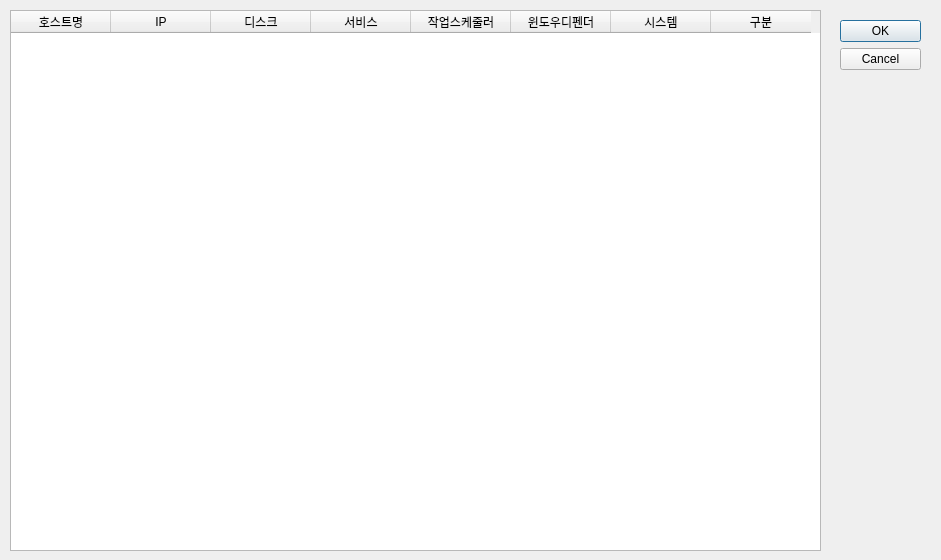
<?xml version="1.0" encoding="UTF-8"?>
<ui version="4.0">
 <class>Dialog</class>
 <widget class="QDialog" name="Dialog">
  <property name="geometry">
   <rect>
    <x>0</x>
    <y>0</y>
    <width>941</width>
    <height>560</height>
   </rect>
  </property>
  <property name="windowTitle">
   <string>Dialog</string>
  </property>
  <widget class="QDialogButtonBox" name="buttonBox">
   <property name="geometry">
    <rect>
     <x>840</x>
     <y>20</y>
     <width>81</width>
     <height>241</height>
    </rect>
   </property>
   <property name="orientation">
    <enum>Qt::Vertical</enum>
   </property>
   <property name="standardButtons">
    <set>QDialogButtonBox::Cancel|QDialogButtonBox::Ok</set>
   </property>
  </widget>
  <widget class="QTableWidget" name="tableWidget">
   <property name="geometry">
    <rect>
     <x>10</x>
     <y>10</y>
     <width>811</width>
     <height>541</height>
    </rect>
   </property>
   <property name="autoScroll">
    <bool>false</bool>
   </property>
   <column>
    <property name="text">
     <string>호스트명</string>
    </property>
   </column>
   <column>
    <property name="text">
     <string>IP</string>
    </property>
   </column>
   <column>
    <property name="text">
     <string>디스크</string>
    </property>
   </column>
   <column>
    <property name="text">
     <string>서비스</string>
    </property>
   </column>
   <column>
    <property name="text">
     <string>작업스케줄러</string>
    </property>
   </column>
   <column>
    <property name="text">
     <string>윈도우디펜더</string>
    </property>
   </column>
   <column>
    <property name="text">
     <string>시스템</string>
    </property>
   </column>
   <column>
    <property name="text">
     <string>구분</string>
    </property>
   </column>
  </widget>
 </widget>
 <resources/>
 <connections>
  <connection>
   <sender>buttonBox</sender>
   <signal>accepted()</signal>
   <receiver>Dialog</receiver>
   <slot>accept()</slot>
   <hints>
    <hint type="sourcelabel">
     <x>248</x>
     <y>254</y>
    </hint>
    <hint type="destinationlabel">
     <x>157</x>
     <y>274</y>
    </hint>
   </hints>
  </connection>
  <connection>
   <sender>buttonBox</sender>
   <signal>rejected()</signal>
   <receiver>Dialog</receiver>
   <slot>reject()</slot>
   <hints>
    <hint type="sourcelabel">
     <x>316</x>
     <y>260</y>
    </hint>
    <hint type="destinationlabel">
     <x>286</x>
     <y>274</y>
    </hint>
   </hints>
  </connection>
 </connections>
</ui>
